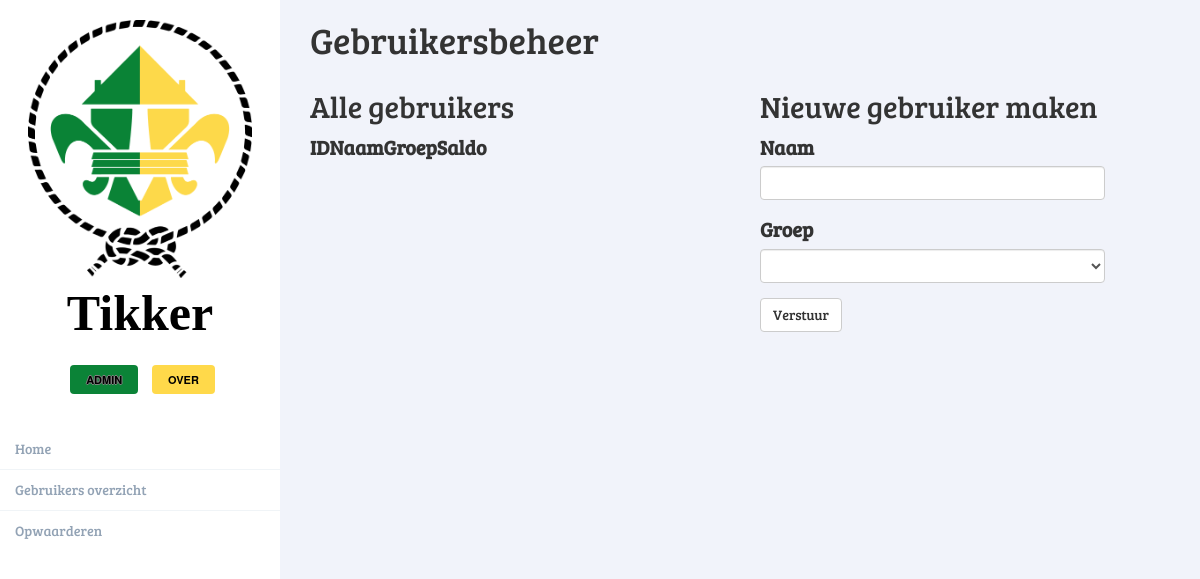
Before: /admin/users with the older database file.
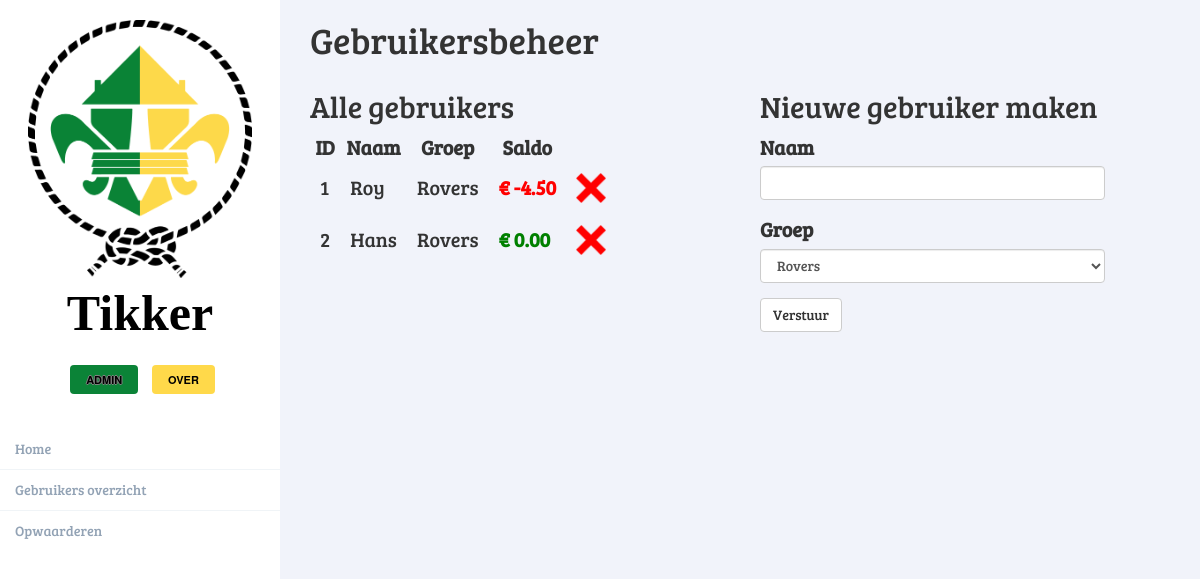
After: the same page with the newer database file.
### app/models.py (models this page shows, shortened)
class User(db.Model):
    id = db.Column(db.Integer, primary_key=True)
    name = db.Column(db.String(64), index=True)
    usergroup_id = db.Column(db.Integer, db.ForeignKey('usergroup.id'))
    balance = db.Column(db.Float, default=0)
    upgrades = db.relationship('Upgrade', backref='user', lazy='dynamic')
    purchases = db.relationship('Purchase', backref='user', lazy='dynamic')
    transactions = db.relationship('Transaction', backref='user', lazy='dynamic')

class Usergroup(db.Model):
    id = db.Column(db.Integer, primary_key=True)
    name = db.Column(db.String(64), index=True)
    users = db.relationship('User', backref='group', lazy='dynamic')
    def __repr__(self):
        return '{}'.format(self.name)

### app/routes.py (the view)
@app.route('/admin/users', methods=['GET', 'POST'])
@register_breadcrumb(app, '.admin.users', 'Gebruikersbeheer', order=2)
def admin_users():
    if request.remote_addr != "127.0.0.1":
        return render_template('401.html', title="401 Geen toegang")
    form = UserRegistrationForm()
    if form.validate_on_submit():
        db_handler.adduser(form.name.data, form.group.data)
        return redirect(url_for('admin_users'))
    return render_template("admin/manusers.html", title="Gebruikersbeheer", backurl=url_for('index'), User=User, Usergroup=Usergroup, form=form)

### app/forms.py (shortened to what this page needs)
class UserRegistrationForm(FlaskForm):
    name = StringField('Naam', validators=[DataRequired()])
    group = SelectField('Groep')
    submit_user = SubmitField('Verstuur')
    def __init__(self, *args, **kwargs):
        super(UserRegistrationForm, self).__init__(*args, **kwargs)
        self.group.choices = [(str(g.id), g.name) for g in Usergroup.query.all()]

### app/templates/admin/manusers.html
{% extends "base.html" %}
{% import 'bootstrap/wtf.html' as wtf %}
{% block app_content %}
    <h1>Gebruikersbeheer</h1>
    <div class="row">
        <div class="col-md-6">
            <h2>Alle gebruikers</h2>
            <table>
                <tr>
                    <th>ID</th>
                    <th>Naam</th>
                    <th>Groep</th>
                    <th>Saldo</th>
                    <th></th>
                </tr>
                {% for u in User.query.all() %}
                <tr>
                    <td>{{ u.id }}</td>
                    <td>{{ u.name }}</td>
                    <td>{{ Usergroup.query.get(u.usergroup_id) }}</td>
                    {% if u.balance < 0 %}
                    <td><span style="color: red;font-weight:bold;">€ {{ '%.2f' % u.balance }}</span></td>
                    {% else %}
                    <td><span style="color: green;font-weight:bold;">€ {{ '%.2f' % u.balance }}</span></td>
                    {% endif %}
                    <td><a href="/admin/users/delete/{{ u.id }}"><img src="{{ url_for('.static', filename='redcross.png') }}" height="30" width="30" alt="Verwijder" title="Verwijder {{ u.name }} uit Tikker"/></a></td>
                </tr>
                {% endfor %}
            </table>
        </div>
        <div class="col-md-5">
            <h2>Nieuwe gebruiker maken</h2>
            {{ wtf.quick_form(form) }}
        </div>
    </div>
{% endblock %}

Changed rows visible on the page:
added User: id "1", name "Roy", query.get "Rovers", balance "-4.50"
added User: id "2", name "Hans", query.get "Rovers", balance "0.00"
Other visible differences:
form field group: (not shown) → "Rovers"
